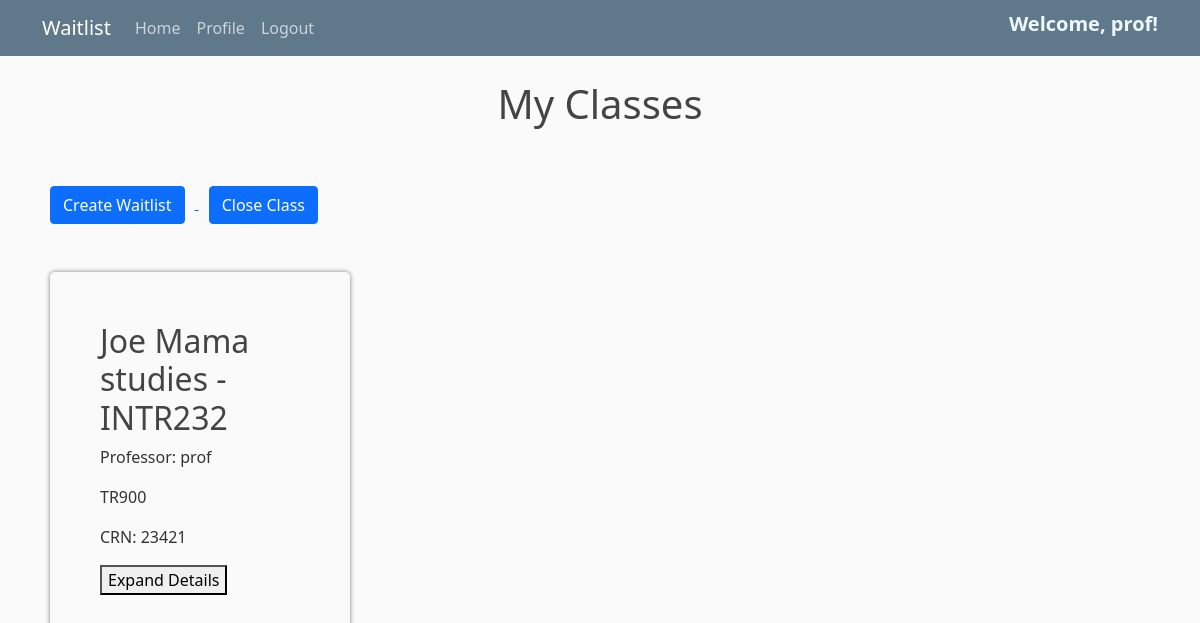
Page /studenthome/ (signed in) on the earlier database version.
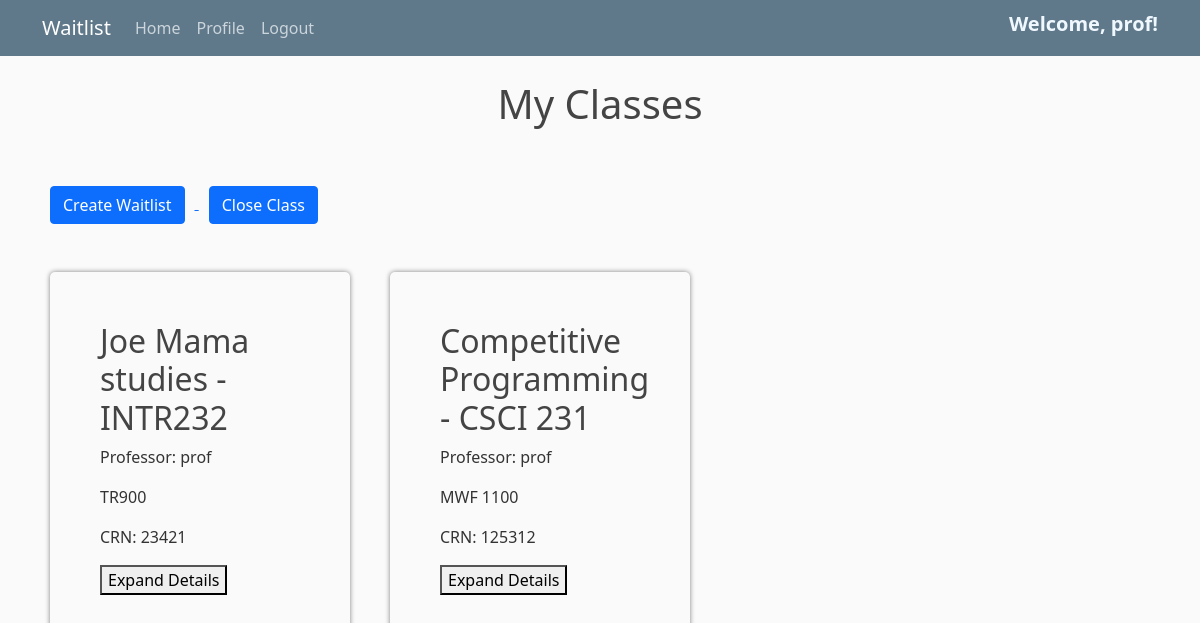
Same page on the later database version.
### studentview/models.py (models this page shows, shortened)
class ClassWaitlist(models.Model):
    className = models.CharField(max_length=200, name="className", verbose_name='Class Name')
    classDescription = models.TextField(verbose_name='Description', default=' ')
    classCode = models.CharField(max_length=200, verbose_name='Class Code')
    crn = models.IntegerField(default=0, verbose_name='CRN')
    schedule = models.CharField(max_length=200, verbose_name='Schedule')
    sortType = models.CharField(max_length=200, verbose_name='Sort Type')
    term = models.CharField(max_length=200, verbose_name='Term')
    professor = models.ForeignKey(User, on_delete=models.CASCADE)
    date_added = models.DateTimeField("date published")
    closed = models.BooleanField(default=False)  # Add this line
    anonymous_waitlist = models.BooleanField(default=False, verbose_name='Anonymous Waitlist')

### studentview/views.py (the view, shortened to what this page needs)
# urls.py: 2. Add a URL to urlpatterns:  path('', views.home, name='home')
def home(request):
    currentUser = request.user
    groupOfUser = currentUser.groups.all().first() #if we ever add more groups than profs and students, change this
    classes = []
    message =  ""
    isProfessor = False
    isStudent = False
    if (not currentUser.is_anonymous):
        if (groupOfUser):
            if (groupOfUser.id == 1):
                classes = ClassWaitlist.objects.filter(professor=currentUser.pk)
                isProfessor = True
        else:
            message = "You are not logged in as a professor or a student! This is a legacy account. Please make a new one"
    if (currentUser.is_anonymous):
        message = "Log in to view your classes!"
    context={
        'classes':classes,
        'message':message,
        'isProfessor':isProfessor,
        'isStudent':isStudent
    }
    return render(request,'studentview/home.html', context)

### studentview/templates/studentview/home.html (shortened to what this page needs)
{% extends "studentview/base.html" %}
{% block content %}
<h1 style="text-align:center"> My Classes</h1>
<div style="padding:30px">
{% if user.is_authenticated %}
    {% if isProfessor %}
    <div style="padding:20px">
        <a href="/studenthome/createclass">
            <button type="button" class="btn btn-primary" style="margin-right:10px">
                Create Waitlist
            </button>
        </a>
        <a href="/studenthome/closeclass">
            <button type="button" class="btn btn-primary" style="margin-left:10px">
                Close Class
            </button>
        </a>
    </div>
    {% endif %}
{% endif %}
    {% for class in classes %}
    {% if not class.closed or isProfessor %}
    <div class="studentclassbox" >
        <h2>{{class.className}} - {{class.classCode}}</h2>
        <p>Professor: {{class.professor}}</p>
        <p>{{class.schedule}}</p>
        <p>CRN: {{class.crn}}</p>
        <button onclick="window.location.href='/studenthome/{{class.pk}}/detail';">Expand Details</button>
    </div>
    {% endif %}
    {% endfor %}
</div>
{% endblock content %}

### studentview/templates/studentview/base.html (shortened to what this page needs)
<!DOCTYPE html>
{% load static %}
<html lang="en">
<head>
    <link href="https://cdn.jsdelivr.net/npm/bootstrap@5.1.3/dist/css/bootstrap.min.css" rel="stylesheet">
    <link rel="stylesheet" type="text/css" href="{% static 'studentview/main.css' %}">
</head>
<body>
    <header class="site-header">
        <nav class="navbar navbar-expand-md navbar-dark bg-steel fixed-top">
            <div class="container">
                <a class="navbar-brand mr-4" href="/">Waitlist</a>
                <div class="collapse navbar-collapse" id="navbarToggle">
                    <div class="navbar-nav mr-auto">
                        <a class="nav-item nav-link" href="/studenthome">Home</a>
                    </div>
                    <div class="navbar-nav">
                        {% if user.is_authenticated %}
                            <a class="nav-item nav-link" href="{% url 'profile' %}">Profile</a>
                            <a class="nav-item nav-link" href="{% url 'logout' %}">Logout</a>
                        {% else %}
                            <a class="nav-item nav-link" href="{% url 'login' %}">Login</a>
                            <a class="nav-item nav-link" href="{% url 'register' %}">Register</a>
                        {% endif %}
                    </div>
                    <div class="navbar-nav ms-auto">
                        {% if user.is_authenticated %}
                            <h5 style="font-weight: bold; color: aliceblue;" class="nav-item ms-auto"> Welcome, {{user}}! </h5>
                        {% endif %}
                    </div>
                </div>
            </div>
        </nav>
    </header>
<div class="column-md-8">
    {% block content %}{% endblock %}
</div>
</body>
</html>

### studentview/static/studentview/main.css (style rules this page uses)
body { background: #fafafa; color: #333333; margin-top: 5rem; }
h1, h2, h3, h4, h5, h6 { color: #444444; }
.bg-steel { background-color: #5f788a; }
.site-header .navbar-nav .nav-link { color: #cbd5db; }
.studentclassbox { box-sizing: border-box; border-radius:5px; float: left; box-shadow: 0px 0px 5px grey; width: 300px; padding: 50px; margin: 20px; }

Differences in the rows shown:
added ClassWaitlist: className "Competitive Programming", classCode "CSCI 231", professor "prof", schedule "MWF 1100", crn "125312"
